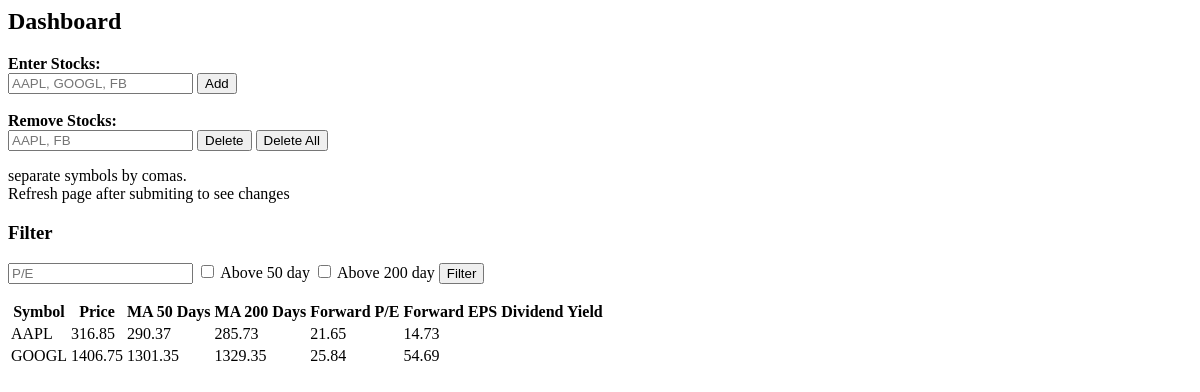
Before: / with the older database file.
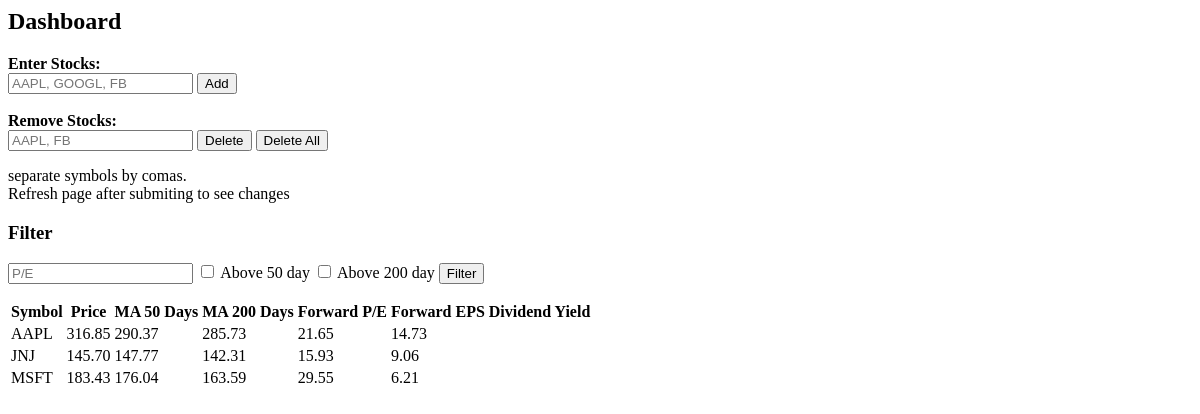
After: the same page with the newer database file.
### models.py (models this page shows)
class Stock(Base):
    __tablename__ = "stocks"
    id = Column(Integer, primary_key=True, index=True)
    symbol = Column(String, unique=True, index=True)
    price = Column(Numeric(10,2)) # 10 digits before and 2 after dec point
    forward_pe = Column(Numeric(10,2)) # be wary of floating calc errors
    forward_eps = Column(Numeric(10,2))
    ma50 = Column(Numeric(10,2))
    ma200 = Column(Numeric(10,2))

### main.py (the view)
@app.get("/")
def dashboard(request: Request, forward_pe=None, ma50=None, ma200=None , db: Session = Depends(get_db)): #note db session added
	stocks = db.query(Stock)
	if forward_pe:
		stocks = stocks.filter(Stock.forward_pe < forward_pe)
	if ma50:
		stocks = stocks.filter(Stock.price > Stock.ma50) #note Stock.ma50 not just `ma50`
	if ma200:
		stocks = stocks.filter(Stock.price > Stock.ma200)
	context = {
		"request": request,
		"stocks": stocks,
		"forward_pe": forward_pe,
		"ma50": ma50,
		"ma200": ma200
	}
	return templates.TemplateResponse("dashboard.html", context)

### templates/dashboard.html (shortened to what this page needs)
{% extends "layout.html" %}
{% block content %}
<div>
	<b>Enter Stocks: </b> <br/>
	<input type="text" id="symbols" placeholder="AAPL, GOOGL, FB">
	<input type="button" onclick="add_to_db()" value="Add">
	<br/> <br/> <b>Remove Stocks: </b> <br />
	<input type="text" id="delSymbols" placeholder="AAPL, FB">
	<input type="button" onclick="delete_from_db()" value="Delete">
	<input type="button" onclick="delete_all()" value="Delete All">
	<p id="result">separate symbols by comas. <br/>Refresh page after submiting to see changes</p>
</div>
<div>
	<h3> Filter </h3>
	<form>
	<input type="text" name="forward_pe" placeholder="P/E" {% if forward_pe %} value={{forward_pe}} {% endif %} />
	<input type="checkbox" name="ma50" {% if ma50 %} checked {% endif %}> <label> Above 50 day </label>
	<input type="checkbox" name="ma200" {% if ma200 %} checked {% endif %}> <label> Above 200 day </label>
	<input type="submit" value="Filter">
	</form>
</div>
<div>
	<table>
		<thead>
			<tr>
				<th>Symbol</th>
				<th>Price</th>
				<th>MA 50 Days</th>
				<th>MA 200 Days</th>
				<th>Forward P/E</th>
				<th>Forward EPS</th>
				<th>Dividend Yield</th>
			</tr>
		</thead>
		<tbody>
			{% for record_col in stocks %}
			<tr>
				<td>{{ record_col.symbol }}</td>
				<td>{{ record_col.price }}</td>
				<td>{{ record_col.ma50 }}</td>
				<td>{{ record_col.ma200 }}</td>
				<td>{{ record_col.forward_pe }}</td>
				<td>{{ record_col.forward_eps }}</td>
				<td>{{ record_col.dividend_yield }}</td>
			</tr>
			{% endfor %}
		</tbody>
	</table>
</div>
{% endblock %}

### templates/layout.html (shortened to what this page needs)
<html>
	<head>
	<head>
	<body>
		<h2> Dashboard </h2>
		{% block content %}
		{% endblock %}
	</body>
</html>

Changed rows visible on the page:
changed Stock: symbol "GOOGL" → "JNJ"; price "1406.75" → "145.70"; ma50 "1301.35" → "147.77"; ma200 "1329.35" → "142.31"; forward_pe "25.84" → "15.93"; forward_eps "54.69" → "9.06"
added Stock: symbol "MSFT", price "183.43", ma50 "176.04", ma200 "163.59", forward_pe "29.55", forward_eps "6.21"
